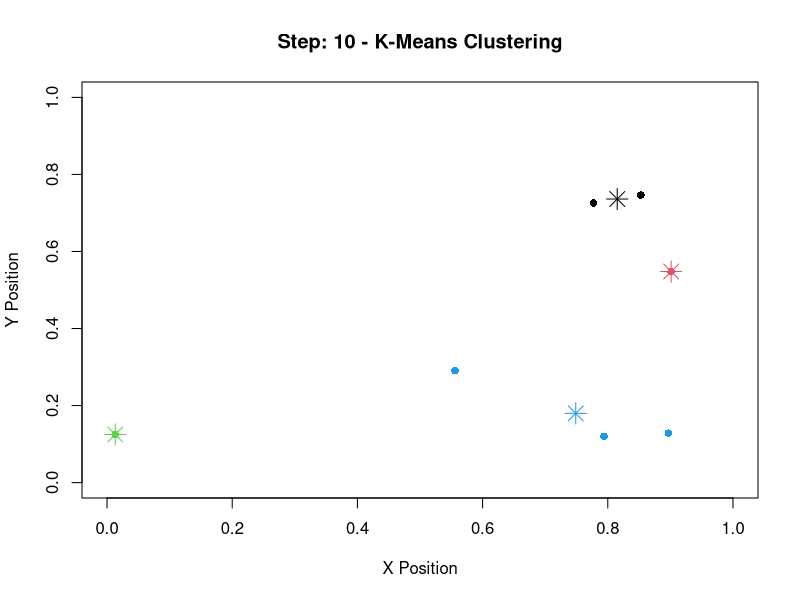
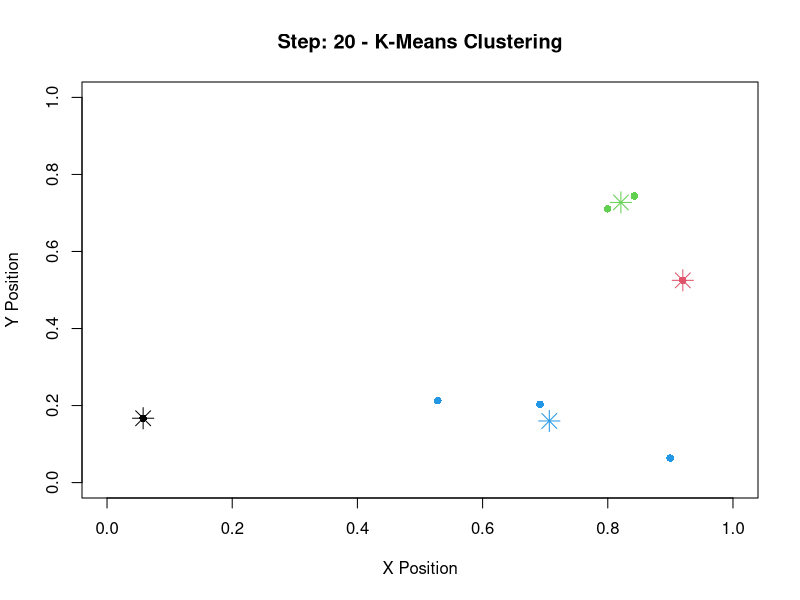
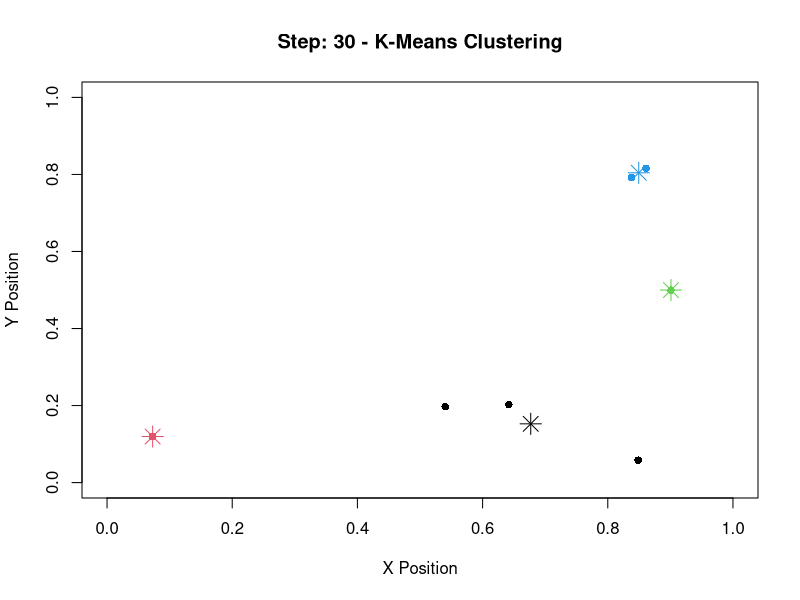
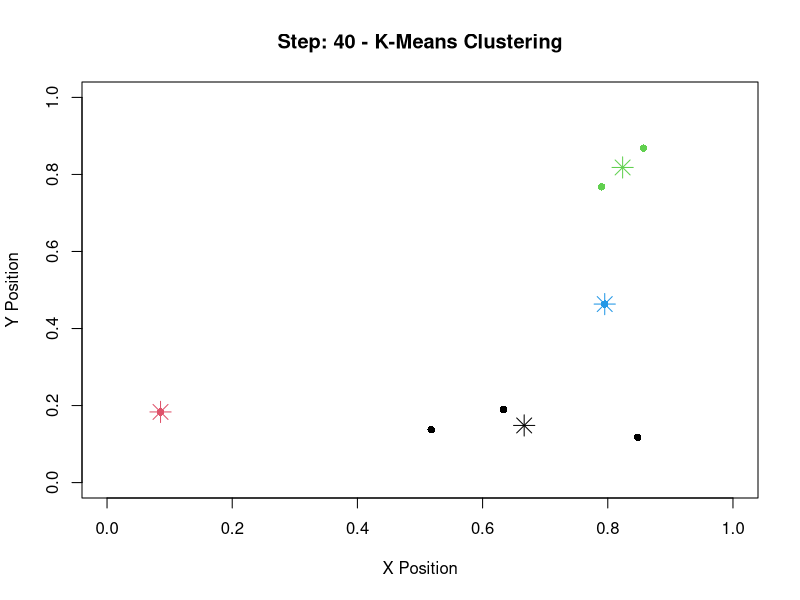
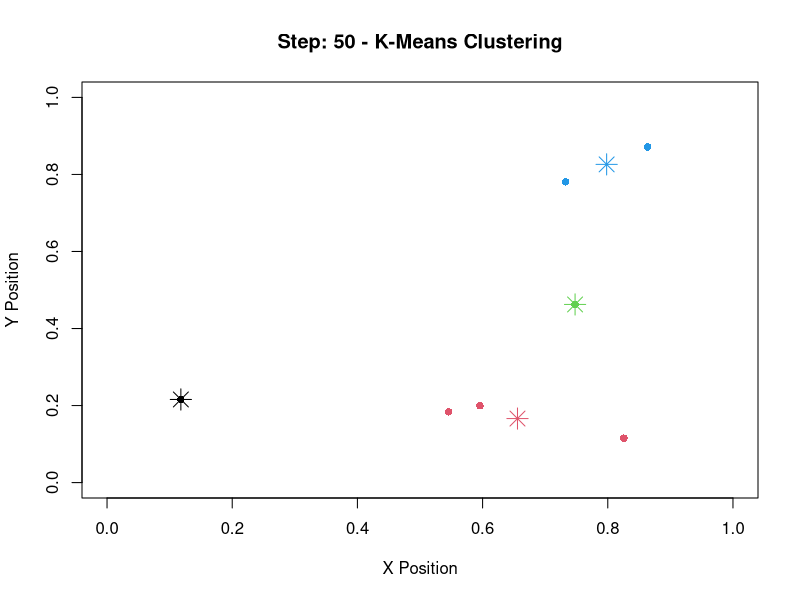
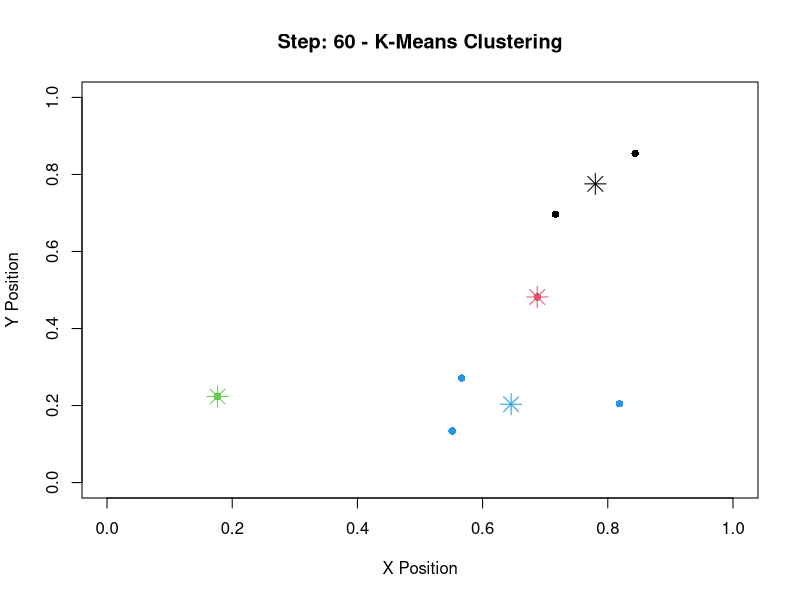
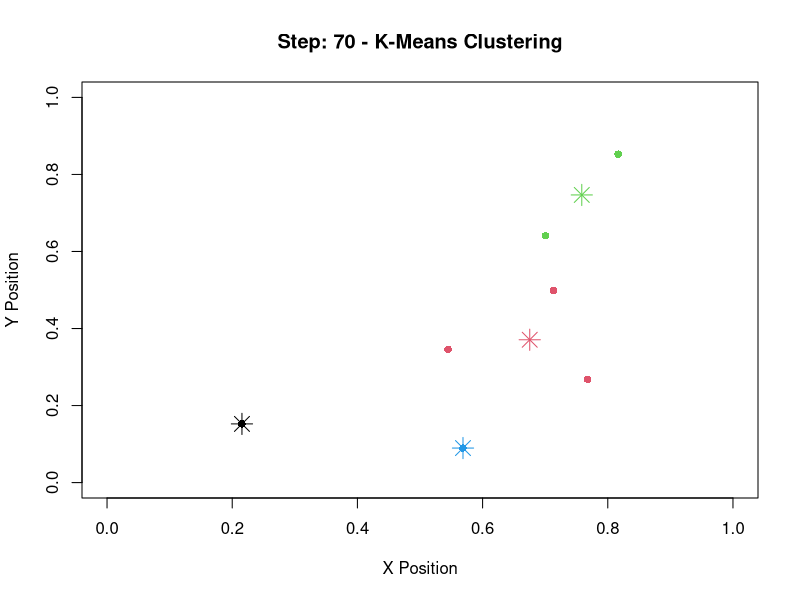
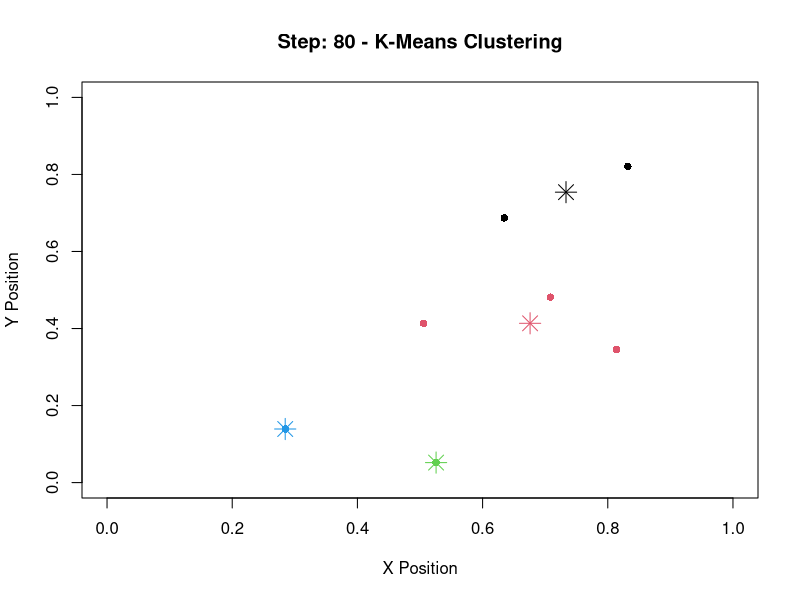

Generate these figures, in order, with R:
# Load necessary libraries
library(deSolve)
library(stats)

# Define species-specific motility, radiation parameters, and quadratic interaction coefficients
species_params <- list(
  list(name = "New Extremophile", mu = 0.09, D = 0.005, rad_aversion = 0.06, quad_coeff = 0.02),  # Species 1
  list(name = "Cryptococcus neoformans", mu = 0.06, D = 0.01, rad_sensitivity = 0.07, quad_coeff = 0.015),  # Species 2
  list(name = "Deinococcus radiodurans", mu = 0.12, D = 0.01, rad_sensitivity = 0.0, quad_coeff = 0.02),  # Species 3
  list(name = "Bacillus subtilis", mu = 0.1, D = 0.01, rad_sensitivity = 0.03, quad_coeff = 0.01),  # Species 4
  list(name = "Cladosporium sphaerospermum", mu = 0.05, D = 0.01, rad_sensitivity = 0.05, quad_coeff = 0.015),  # Species 5
  list(name = "Aspergillus niger", mu = 0.07, D = 0.01, rad_sensitivity = 0.02, quad_coeff = 0.02),  # Species 6
  list(name = "Shewanella oneidensis", mu = 0.11, D = 0.01, rad_sensitivity = 0.04, quad_coeff = 0.02)  # Species 7
)

# Define the Langevin dynamics function for each species with quadratic terms
langevin_dynamics <- function(t, state, parameters, positions) {
  with(as.list(c(state, parameters)), {
    # Define the random noise term (Gaussian noise) for x and y directions
    noise_x <- rnorm(1, mean = 0, sd = sqrt(2 * D))
    noise_y <- rnorm(1, mean = 0, sd = sqrt(2 * D))
    
    # Handle radiation aversion or sensitivity
    F_rad_avoidance <- 0
    if (!is.null(parameters$rad_aversion)) {
      F_rad_avoidance <- -parameters$rad_aversion * parameters$gamma_intensity
    } else if (!is.null(parameters$rad_sensitivity)) {
      F_rad_avoidance <- -parameters$rad_sensitivity * parameters$gamma_intensity
    }
    
    # Calculate the quadratic interaction forces with all other species
    F_quad <- c(0, 0)
    for (j in 1:nrow(positions)) {
      if (j != parameters$idx) {  # Do not calculate self-interaction
        distance <- sqrt(sum((positions[j, ] - state)^2))
        interaction <- parameters$quad_coeff * distance
        F_quad <- F_quad + interaction * (positions[j, ] - state)
      }
    }
    
    # Calculate the rate of change of position
    dx_dt <- mu * (F_rad_avoidance + F_quad[1]) + noise_x
    dy_dt <- mu * (F_rad_avoidance + F_quad[2]) + noise_y
    
    # Return the rate of change in both x and y directions, limit to within [0, 1]
    new_x <- max(0, min(1, state[1] + dx_dt * dt))  # Limit x to [0, 1]
    new_y <- max(0, min(1, state[2] + dy_dt * dt))  # Limit y to [0, 1]
    return(list(c(new_x - state[1], new_y - state[2])))
  })
}

# Define a function to simulate the motility of all species, including radiation effects and clustering analysis
simulate_species_motility_with_clustering <- function(num_species, num_steps, dt, species_params, gamma_intensity) {
  # Initialize positions of species randomly within a unit square
  positions <- matrix(runif(num_species * 2), ncol = 2)  # Initial (x, y) positions
  
  # Store trajectory data for visualization
  trajectory_data <- list()
  for (i in 1:num_species) {
    trajectory_data[[i]] <- matrix(NA, nrow = num_steps, ncol = 2)
  }
  
  # Iterate through each time step to update positions and perform k-means clustering
  for (step in 1:num_steps) {
    for (i in 1:num_species) {
      # Extract the current position of species i
      state <- positions[i, ]
      
      # Set the parameters for the current species
      params <- species_params[[i]]
      params$gamma_intensity <- gamma_intensity  # Constant gamma radiation intensity
      params$idx <- i  # Track current species index
      
      # Solve the Langevin dynamics for species i using Euler's method
      result <- langevin_dynamics(t = step * dt, state = state, parameters = params, positions = positions)
      
      # Update the position of species i
      positions[i, 1] <- positions[i, 1] + result[[1]][1]  # Update x-coordinate
      positions[i, 2] <- positions[i, 2] + result[[1]][2]  # Update y-coordinate
      
      # Store trajectory for each species
      trajectory_data[[i]][step, ] <- positions[i, ]
    }
    
    # Perform k-means clustering every 10 steps for efficiency in visualization
    if (step %% 10 == 0) {
      kmeans_result <- kmeans(positions, centers = 4)  # Choose 4 clusters to observe group behavior
      
      # Visualize the positions and clusters at the current time step
      plot(positions, col = kmeans_result$cluster, pch = 16, xlim = c(0, 1), ylim = c(0, 1),
           xlab = "X Position", ylab = "Y Position", main = paste("Step:", step, "- K-Means Clustering"))
      points(kmeans_result$centers, col = 1:4, pch = 8, cex = 2)  # Mark cluster centers
      Sys.sleep(0.02)  # Pause for visualization (shorter pause for efficiency)
    }
  }
  
  return(trajectory_data)
}

# Set simulation parameters
num_species <- 7      # Number of species in the hypothetical SCOBY
num_steps <- 1000     # Number of time steps
dt <- 0.1             # Time step size
gamma_intensity <- 0.2  # Constant intensity of gamma radiation due to 14.05 billion year half-life

# Run the simulation of species motility with quadratic interactions and clustering analysis
trajectory_data <- simulate_species_motility_with_clustering(num_species, num_steps, dt, species_params, gamma_intensity)

# Final visualization: Plot the overall trajectories
colors <- c("red", "blue", "purple", "green", "orange", "brown", "pink")
par(mar = c(5, 5, 4, 8))  # Adjust margins to leave space for the legend

# Initialize the plot before adding lines
plot(NULL, xlim = c(0, 1), ylim = c(0, 1), xlab = "X Position", ylab = "Y Position", main = "Species Trajectories with K-Means Clustering Analysis")

for (i in 1:num_species) {
  lines(trajectory_data[[i]][, 1], trajectory_data[[i]][, 2], col = colors[i], lwd = 2)
}

# Add the legend after plotting the lines
legend("topright", inset = c(-0.2, 0), legend = sapply(species_params, function(x) x$name), 
       col = colors, lty = 1, lwd = 2, xpd = TRUE, bty = "n")  # Legend outside the plot
